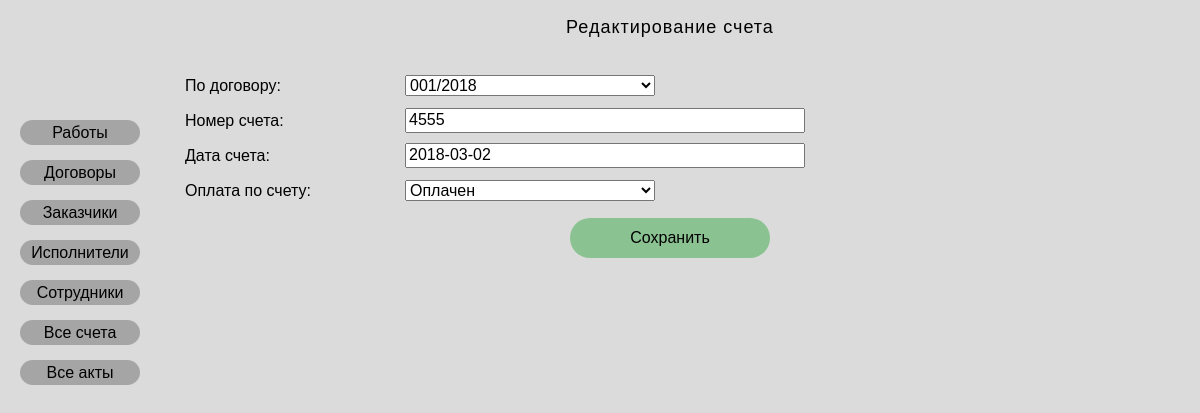
/contract/bill_list/1/, run on the app's committed database.
### vcrdocumentsproject/apps/document/models.py (models this page shows, shortened)
class Bills(models.Model):
    bill_code = models.AutoField('Код счета', primary_key=True)
    contract_number=models.ForeignKey(Contracts, on_delete=models.CASCADE)
    bill_number = models.CharField('Номер счета', max_length = 5)
    bill_date = models.DateField('Дата счета')
    payment = models.BooleanField('Оплата по счету', null=True)
    class Meta:
        verbose_name = "Счет"
        verbose_name_plural = "Счета"

### vcrdocumentsproject/apps/document/views.py (the view)
# urls.py: path('bill_list/<str:bill_code>/', views.bill, name='bill'),
def bill(request, bill_code):
    try:
        a = Bills.objects.get( bill_code = bill_code )
        contracts = Contracts.objects.all()
        bills = {'bill': a, 'contracts': contracts}
    except:
        raise Http404("Ошибка")
    return  render(request, 'document/bill.html', {'bills': bills})

### vcrdocumentsproject/templates/document/bill.html (shortened to what this page needs)
{% extends 'base.html' %}
{% block content %}
<div class="content-container">
<form action="{% url 'contract:bill_save' bills.bill.bill_code %}" method="POST">
    <p class="title">Редактирование счета</p>
    <div class="item-select-wrapper"><p>По договору:</p>
   <select class="item-select-short" name="contract_number">
        {% for a in bills.contracts %}
        {% if a == bills.bill.contract_number %}
        <option value="{{a.contract_code}}" selected>{{a.contract_number}}</option>
        {% else %}
        <option value="{{a.contract_code}}" >{{a.contract_number}}</option>
        {% endif %}
        {% endfor %}
    </select></div>
    <div class="item-select-wrapper"><p>Номер счета: </p><input class="item-input" type="text" value="{{bills.bill.bill_number}}" maxlength = "5" name="bill_number"></div>
    <div class="item-select-wrapper"><p>Дата счета:</p> <input class="item-input" type="datetime" value="{{bills.bill.bill_date|date:"Y-m-d"}}" name="bill_date"></div>
     <div class="item-select-wrapper"><p>Оплата по счету:</p>
    <select class="item-select-short" name="payment">
        {% if bills.bill.payment == True %}
        <option value="True" selected>Оплачен</option>
        {% elif bills.bill.payment == False  %}
        <option disabled >Выберите статус</option>
        <option value="True" >Оплачен</option>
        <option value="False" selected>Не оплачен</option>
        {% else %}
        <option disabled selected >Выберите статус</option>
        <option value="True" >Оплачен</option>
        <option value="False" >Не оплачен</option>
        {% endif %}
    </select>
     </div>
        <div class="button-wrapper"><button class="button-save" type="submit">Сохранить</button></div>
</form>
</div>
{% endblock %}

### vcrdocumentsproject/apps/document/static/document/css/style.css (style rules this page uses)
* { box-sizing: border-box; }
.content-container { padding-top: 17px; width: 970px; margin-bottom: 15px; }
p { width: 220px; }
html { overflow-y: scroll; }
body { display: flex; background-color: rgba(196, 196, 196, 0.6); font-family: sans-serif; font-style: normal; font-weight: normal; font-size: 16px; line-height: 21px; cursor: default; }
.title { width: 970px; margin-top: 0px; text-align: center; font-size: 18px; margin-bottom: 30px; letter-spacing: 1px; }
.item-select-wrapper { display: flex; height: 35px; align-items: center; }
.item-input { width: 400px; }
.item-select-short { width: 250px; }
.button-wrapper { display: flex; justify-content: center; margin-bottom: 20px; margin-top: 10px; }
.button-save { background-color: #8BC291; border: none; border-radius: 20px; width: 200px; height: 40px; }

### data on the page
Bills: bill_number "4555", bill_date "2018-03-02", payment "Оплачен"

### other printed values
form field contract_number "001/2018"
